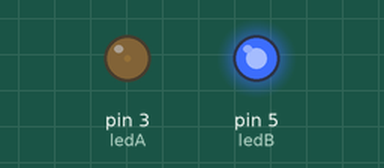
Recording of a sketch running on a simulated Arduino Uno, built with avr-gcc and run on an emulated ATmega328P. On the bench: output pins drawn as LEDs (lit = HIGH).

Above: at 0.05 s.
At 1.15 s:
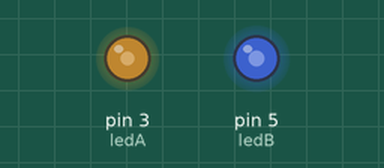
At 2.3 s:
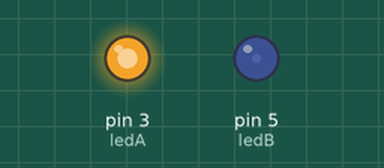
At 4.6 s:
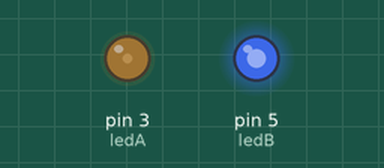
Timing chart, 0 to 6.6 s (numbered marks = the images above):
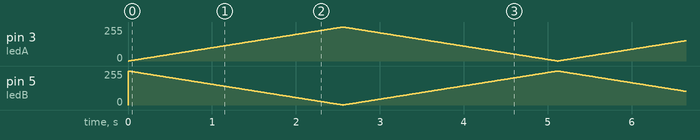

The sketch:

sketch_oct05b.ino
```cpp
const int ledA = 3;
const int ledB =5;
int brightness=0; // 밝기조절
int increment = 1;
void setup() {
  // put your setup code here, to run once:

}

void loop() {
  analogWrite(ledA,brightness);
  analogWrite(ledB,255-brightness);

  brightness += increment;

  if((brightness>=255) || (brightness <=0))
  {
    increment = - increment;
  }
  delay(10);
}
```
